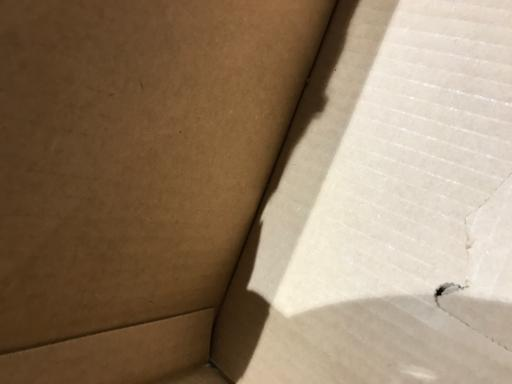
#> input picture space/examples/cardboard.jpg, 512 x 384 px
$ python -i web_edge_cases.py   (imports and definitions only)
#> lines starting #> are read from the running program, lines starting #| are printed output that depends on the picture; after the words box and inside, x2 and y2 are one past the last pixel; in counts of white or black regions, pixels touching at a corner belong together
#> further down, picture is the input picture: PIL image 512x384 RGB; mean R, G, B 148.7, 127.3, 103
"""Unusual and hostile uploads for checking the browser demo against Python (web_fixtures).

Each case is a file the page must treat exactly like the API: the same pixels, or refused.
They cover what real uploads contain (EXIF orientation in every place Pillow reads it,
transparency, 16-bit and low-bit-depth PNG, progressive and MPO JPEG) and what hostile or
damaged files contain (impossible chunk sizes, truncation, bad checksums).
"""

import io
import struct
import zlib
from pathlib import Path

import numpy as np
from PIL import Image

# Files the page knowingly handles differently from Python: name -> (what the page does,
# why). The checks assert exactly this behaviour, so any change is noticed. Valid files:
# CMYK JPEG and animated WebP. All the others break their format's specification; the page
# stays safe with them but does not copy every Pillow quirk.
KNOWN_DIFFERENCES = {
    "cmyk.jpg": ("refuses", "the WebAssembly JPEG decoder does not convert CMYK"),
    "animated.webp": ("refuses", "the WebAssembly WebP decoder does not read animations"),
    "fuzz-exif-cannot-be-rewritten.jpg": (
        "decodes",
        "after rotating, Pillow writes the EXIF back and fails on values that do not fit "
        "their tag's type (Pillow refuses it)",
    ),
    "fuzz-jpeg-dpi-from-exif-indexerror.jpg": (
        "decodes",
        "a one-character EXIF resolution, which Pillow fails to read as a dpi (it refuses it)",
    ),
    "fuzz-jpeg-icc-empty-profile.jpg": (
        "refuses",
        "an ICC segment with no profile data stops the WebAssembly decoder (Pillow accepts it)",
    ),
    "fuzz-jpeg-no-eoi-padding.jpg": ("refuses", "no end-of-image marker (Pillow accepts it)"),
    "fuzz-png-bad-adler.png": (
        "decodes",
        "a wrong zlib checksum after complete image data (Pillow refuses it when it reads "
        "the checksum together with the last row)",
    ),
    "fuzz-png-compression-byte-1.png": ("refuses", "unknown compression method in IHDR"),
    "fuzz-png-no-plte.png": ("refuses", "palette image without a palette"),
    "fuzz-png-trns-after-idat.png": ("differs", "tRNS after the image data (Pillow applies it)"),
    "fuzz-png-zlib-no-adler.png": ("refuses", "image data stream without its checksum"),
    "fuzz-webp-corrupt-lossy.webp": (
        "differs",
        "corrupt lossy data decodes to a few different pixels (libwebp version)",
    ),
}


# [15 lines left out: functions _encode, _tiff, not called in this run]


def _short(v: int, big_endian: bool = True) -> bytes:
    return struct.pack(">H" if big_endian else "<H", v) + b"\x00\x00"


# [4 lines left out: function _exif, not called in this run]


def _xmp(orientation: int) -> bytes:
    return (b'<x:xmpmeta xmlns:x="adobe:ns:meta/"><rdf:RDF><rdf:Description '
            b'tiff:Orientation="%d"/></rdf:RDF></x:xmpmeta>' % orientation)  # fmt: skip


# [4 lines left out: function _jpeg_with_segments, not called in this run]


def _chunk(kind: bytes, data: bytes) -> bytes:
    return struct.pack(">I", len(data)) + kind + data + struct.pack(">I", zlib.crc32(kind + data))


def _png_insert(png: bytes, chunks: bytes) -> bytes:
    """Insert chunks right after IHDR (8-byte signature + 25-byte IHDR chunk)."""
    return png[:33] + chunks + png[33:]


ADAM7 = [(0, 0, 8, 8), (4, 0, 8, 8), (0, 4, 4, 8), (2, 0, 4, 4), (0, 2, 2, 4), (1, 0, 2, 2),
         (0, 1, 1, 2)]  # fmt: skip


def raw_png(samples: np.ndarray, color_type: int, depth: int, interlace: bool = False,
            plte: bytes | None = None, trns: bytes | None = None) -> bytes:  # fmt: skip
    """A PNG of any colour type and bit depth from integer samples (H, W, channels), with
    filters cycling through all five types. Pillow cannot write most of these."""
    h, w = samples.shape[:2]

    def pack_rows(a: np.ndarray) -> list[bytes]:
        rows, prev = [], None
        for y, row in enumerate(a):
            flat = row.reshape(-1).astype(np.uint32)
            if depth == 16:
                data = b"".join(struct.pack(">H", int(v)) for v in flat)
            elif depth == 8:
                data = bytes(int(v) for v in flat)
            else:
                bits = "".join(format(int(v), f"0{depth}b") for v in flat)
                bits += "0" * (-len(bits) % 8)
                data = bytes(int(bits[i : i + 8], 2) for i in range(0, len(bits), 8))
            prev = prev if prev is not None else bytes(len(data))
            rows.append(_filter(data, prev, y % 5, max(1, samples.shape[2] * depth // 8)))
            prev = data
        return rows

    if interlace:
        rows = []
        for x0, y0, dx, dy in ADAM7:
            part = samples[y0::dy, x0::dx]
            if part.size:
                rows += pack_rows(part)
    else:
        rows = pack_rows(samples)
    ihdr = struct.pack(">IIBBBBB", w, h, depth, color_type, 0, 0, int(interlace))
    body = _chunk(b"IHDR", ihdr)
    if plte is not None:
        body += _chunk(b"PLTE", plte)
    if trns is not None:
        body += _chunk(b"tRNS", trns)
    body += _chunk(b"IDAT", zlib.compress(b"".join(rows))) + _chunk(b"IEND", b"")
    return b"\x89PNG\r\n\x1a\n" + body


def _filter(data: bytes, prev: bytes, kind: int, bpp: int) -> bytes:
    """Encode one row with PNG filter `kind` (0-4) against the previous row `prev`."""
    out = bytearray([kind])
    for i, v in enumerate(data):
        a = data[i - bpp] if i >= bpp else 0
        b = prev[i]
        c = prev[i - bpp] if i >= bpp else 0
        if kind == 0:
            pred = 0
        elif kind == 1:
            pred = a
        elif kind == 2:
            pred = b
        elif kind == 3:
            pred = (a + b) >> 1
        else:
            p_ = a + b - c
            pa, pb, pc = abs(p_ - a), abs(p_ - b), abs(p_ - c)
            pred = a if pa <= pb and pa <= pc else b if pb <= pc else c
        out.append((v - pred) & 0xFF)
    return bytes(out)


def png_matrix(photo: Image.Image) -> dict[str, bytes]:
    """Every PNG colour type and bit depth, plain and interlaced, plus tRNS variants."""
    crop = photo.crop((100, 80, 137, 103))  # 37 x 23: odd sizes exercise interlacing
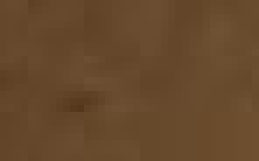
#> crop: PIL image 37x23 RGB (shown 7 times larger); mean R, G, B 102.7, 72.9, 44.1
    rgb = np.asarray(crop, dtype=np.uint32)
    grey = np.asarray(crop.convert("L"), dtype=np.uint32)[..., None]
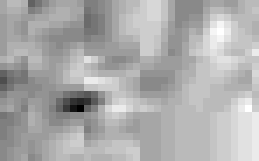
#> grey: shape (23, 37, 1) uint32 (shown 7 times larger); min 61, max 87, mean 78.6; drawn with min black and max white
    noise = (np.arange(grey.size).reshape(grey.shape) * 37) & 0xFF  # low bytes of 16-bit
    alpha = np.asarray(Image.linear_gradient("L").resize(crop.size), dtype=np.uint32)[..., None]
    cases = {}
    for interlace in (False, True):
        tag = "-i" if interlace else ""
        for depth in (1, 2, 4, 8, 16):
            if depth == 16:
                cases[f"grey16{tag}.png"] = raw_png((grey << 8) | noise, 0, 16, interlace)
            else:
                cases[f"grey{depth}{tag}.png"] = raw_png(grey >> (8 - depth), 0, depth, interlace)
        cases[f"rgb8{tag}.png"] = raw_png(rgb, 2, 8, interlace)
        cases[f"rgb16{tag}.png"] = raw_png((rgb << 8) | noise, 2, 16, interlace)
        cases[f"greya8{tag}.png"] = raw_png(np.concatenate([grey, alpha], 2), 4, 8, interlace)
        cases[f"greya16{tag}.png"] = raw_png(
            np.concatenate([(grey << 8) | noise, (alpha << 8) | noise], 2), 4, 16, interlace
        )
        cases[f"rgba8{tag}.png"] = raw_png(np.concatenate([rgb, alpha], 2), 6, 8, interlace)
        cases[f"rgba16{tag}.png"] = raw_png(
            np.concatenate([(rgb << 8) | noise, (alpha << 8) | noise], 2), 6, 16, interlace
        )
        for depth in (1, 2, 4, 8):
            pal = crop.quantize(2**depth)
            idx = np.asarray(pal, dtype=np.uint32)[..., None]
            plte = bytes(pal.getpalette()[: 3 * 2**depth])
            cases[f"palette{depth}{tag}.png"] = raw_png(idx, 3, depth, interlace, plte)
#> this loop made 2 passes
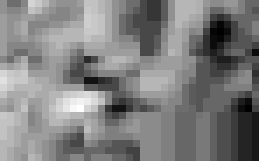
#> idx: shape (23, 37, 1) uint32 (shown 7 times larger); min 0, max 42, mean 21; drawn with min black and max white
#> after the loop, cases = 30 items
    first = grey[0, 0, 0]
#> first = 78
    cases["grey8-trns.png"] = raw_png(grey, 0, 8, trns=struct.pack(">H", first))
    cases["grey2-trns.png"] = raw_png(grey >> 6, 0, 2, trns=struct.pack(">H", 1))
#> in raw_png (call 32), `rows = pack_rows(samples)`:
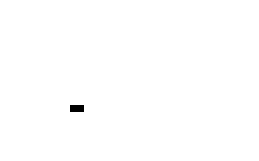
#> samples: shape (23, 37, 1) uint32 (shown 7 times larger); values 0 (black) and 1 (white), 99.8% white; black in thin lines or dots, all inside (x1, y1, x2, y2) = (10, 15, 12, 16)
    cases["grey1-trns.png"] = raw_png(grey >> 7, 0, 1, trns=struct.pack(">H", 0))
#> in raw_png (call 33), `rows = pack_rows(samples)`: samples: shape (23, 37, 1) uint32; every value is 0
    cases["grey16-trns.png"] = raw_png(grey << 8, 0, 16, trns=struct.pack(">H", first << 8))
    r, g, b = (int(v) for v in rgb[0, 0])
#> r = 102; g = 72; b = 44
    cases["rgb8-trns.png"] = raw_png(rgb, 2, 8, trns=struct.pack(">HHH", r, g, b))
    cases["rgb16-trns.png"] = raw_png(
        rgb << 8, 2, 16, trns=struct.pack(">HHH", r << 8, g << 8, b << 8)
    )
#> in raw_png (call 36), `rows = pack_rows(samples)`:
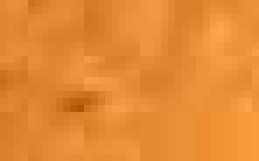
#> samples: shape (23, 37, 3) uint32 (shown 7 times larger); mean R, G, B 26291.9, 18670.3, 11291.4; drawn with min black and max white
    pal = crop.quantize(16)
    idx = np.asarray(pal, dtype=np.uint32)[..., None]
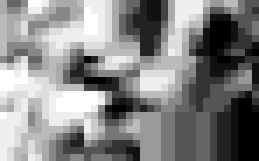
#> idx: shape (23, 37, 1) uint32 (shown 7 times larger); min 0, max 15, mean 7.85; drawn with min black and max white
    plte = bytes(pal.getpalette()[:48])
    cases["palette-alpha.png"] = raw_png(idx, 3, 4, plte=plte, trns=bytes(range(0, 160, 20)))
    cases["palette-short.png"] = raw_png(idx, 3, 4, plte=plte[:24])  # indices past the palette
    return cases


# [188 lines left out: functions orientation_cases, damaged_cases, format_cases, not called in this run]


# Files found by differential fuzzing (one per class of difference it found), kept as they
# are: some cannot be made with Pillow (4:4:0, arithmetic-coded and lossless JPEG).
FOUND_BY_FUZZING = Path(__file__).resolve().parents[2] / "tests" / "data" / "web-edge"


# [5 lines left out: function edge_cases, not called in this run]

>>> from PIL import Image
>>> picture = Image.open('../../space/examples/cardboard.jpg')
>>> result = png_matrix(picture)
#> result = 38 items
